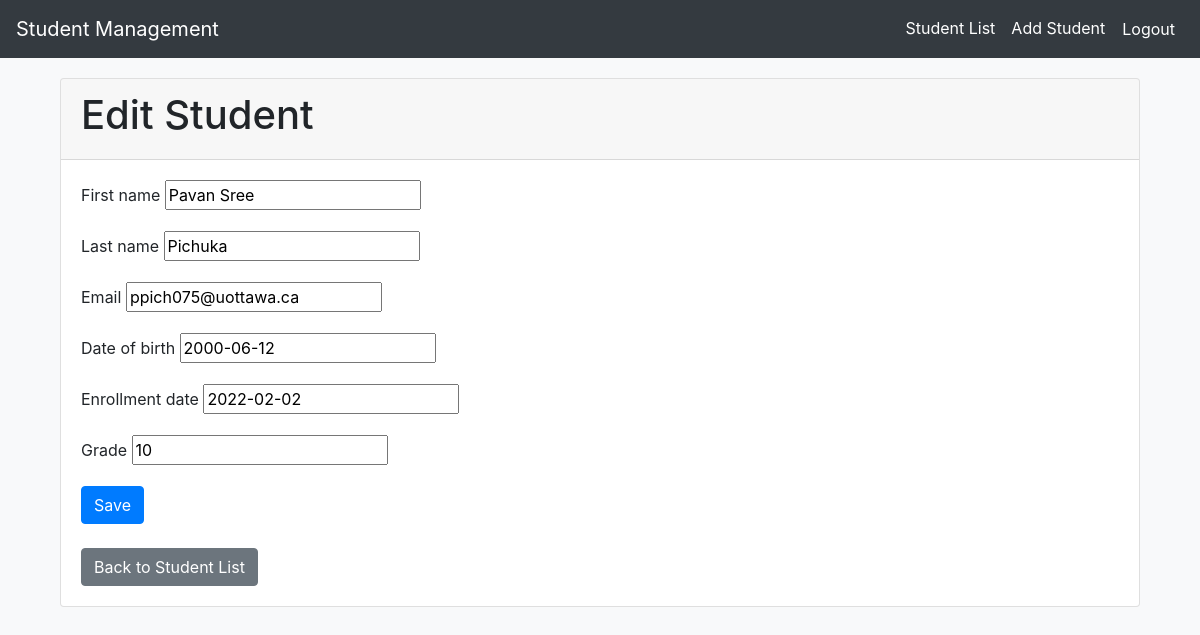
The app's page /student/1/edit/ (signed in) with its own data.
### management/models.py (models this page shows)
class Student(models.Model):
    first_name = models.CharField(max_length=50)
    last_name = models.CharField(max_length=50)
    email = models.EmailField(unique=True)  # Ensures unique email addresses
    date_of_birth = models.DateField()
    enrollment_date = models.DateField()
    grade = models.IntegerField(validators=[MinValueValidator(1), MaxValueValidator(12)])  # Ensures grade is between 1 and 12

### management/views.py (the view)
# urls.py: path('student/<int:pk>/edit/', views.student_edit, name='student_edit'),
def student_edit(request, pk):
    if not request.user.is_authenticated:
        messages.error(request, 'Please login to edit an existing student.')
        return redirect('login')
    else:
        student = get_object_or_404(Student, pk=pk)
        if request.method == "POST":
            form = StudentForm(request.POST, instance=student)
            if form.is_valid():
                form.save()
                messages.success(request, 'Student information has been updated successfully!')
                return redirect('student_detail', pk=student.pk)
            else:
                messages.error(request, 'There was an error updating the student. Please correct the form below.')
        else:
            form = StudentForm(instance=student)
        return render(request, 'management/student_form.html', {'form': form})

### management/forms.py (shortened to what this page needs)
class StudentForm(forms.ModelForm):
    class Meta:
        model = Student
        fields = ['first_name', 'last_name', 'email', 'date_of_birth', 'enrollment_date', 'grade']
    def __init__(self, *args, **kwargs):
        super(StudentForm, self).__init__(*args, **kwargs)
        self.fields['first_name'].widget.attrs['placeholder'] = 'Enter first name'
        self.fields['last_name'].widget.attrs['placeholder'] = 'Enter last name'
        self.fields['email'].widget.attrs['placeholder'] = 'Enter email'
        self.fields['date_of_birth'].widget.attrs['placeholder'] = 'YYYY-MM-DD'
        self.fields['enrollment_date'].widget.attrs['placeholder'] = 'YYYY-MM-DD'
        self.fields['grade'].widget.attrs['placeholder'] = 'Enter grade (1-12)'

### management/templates/management/student_form.html (shortened to what this page needs)
{% extends 'base.html' %}
{% block content %}
<div class="container">
    <div class="card">
        <div class="card-header">
            <h1>{% if form.instance.pk %}Edit Student{% else %}Add Student{% endif %}</h1>
        </div>
        <div class="card-body">
            <form method="post">
                {% for field in form %}
                    <div class="form-group">
                        <label for="{{ field.id_for_label }}">{{ field.label }}</label>
                        {{ field }}
                    </div>
                {% endfor %}
                <button type="submit" class="btn btn-primary">Save</button>
            </form>
            <br>
            <a href="{% url 'student_list' %}" class="btn btn-secondary">Back to Student List</a>
        </div>
    </div>
</div>
{% endblock %}

### management/templates/base.html (style rules this page uses)
body { background-color: #f8f9fa; }

### records on screen
Student: form "Pavan Sree" "Pichuka" "ppich075@uottawa.ca" "2000-06-12" "2022-02-02" "10"

### other values on screen
{{ field.label }} "First name" "Last name" "Email" "Date of birth" "Enrollment date" "Grade"
